Frame 1 (no input): blank canvas, image omitted
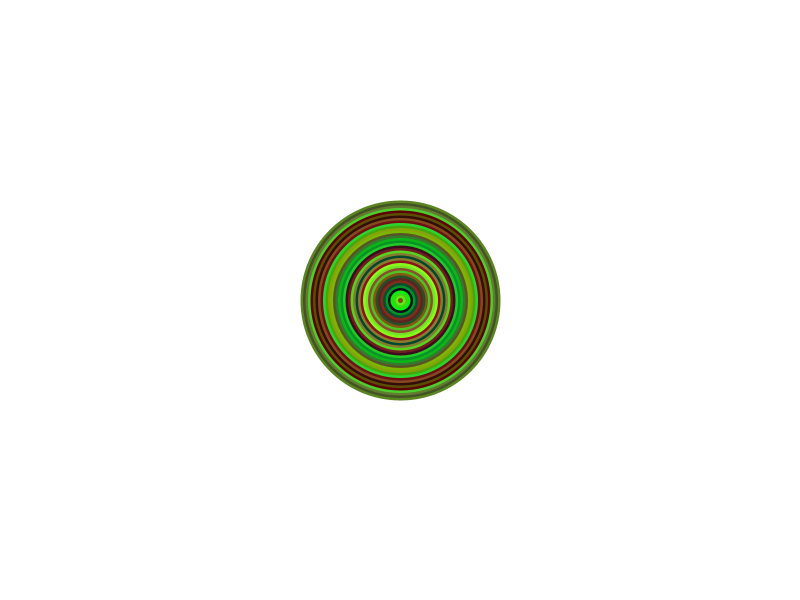
Frame 2 (the mouse pressed at the canvas centre, redrawn once)

The Processing sketch that drew this single still picture (run headless with seeded random() and noise(); the mouse was pressed at the canvas centre and the sketch redrawn once):

// Processing sketch: processing_114089
// ── processing_114089.pde

ArrayList locations;

void setup()
{
    size(800,600);
    background (255);
    locations = new ArrayList();
    
}


//---------------------------------------------------------------------------------------
void draw()
{
int myWeight = 200;
int weightChange = -5;

while(myWeight > 0)
{
    strokeWeight(myWeight);
    stroke(random(0,150), random (0,255), random (0,50));
    drawAllPoints();
    myWeight += weightChange;
}//end of loop

noLoop();

}//end of draw


//---------------------------------------------------------------------------------------
void drawAllPoints()  
{
    int counter = 0;

while(counter < locations.size() )
{
    //get the location from the list
    PVector tVec = (PVector)locations.get(counter);
    
    //use that location to draw a point
    point (tVec.x, tVec.y);
    counter ++;
}//end of loop

}//end of drawAllPoints

//---------------------------------------------------------------------------------------

void mousePressed()
{
locations.add( new PVector (mouseX, mouseY) );
loop();
}//end of mousePressed

void mouseDragged()
{
locations.add( new PVector (mouseX, mouseY) );
loop();
}//end of mouseDragged
